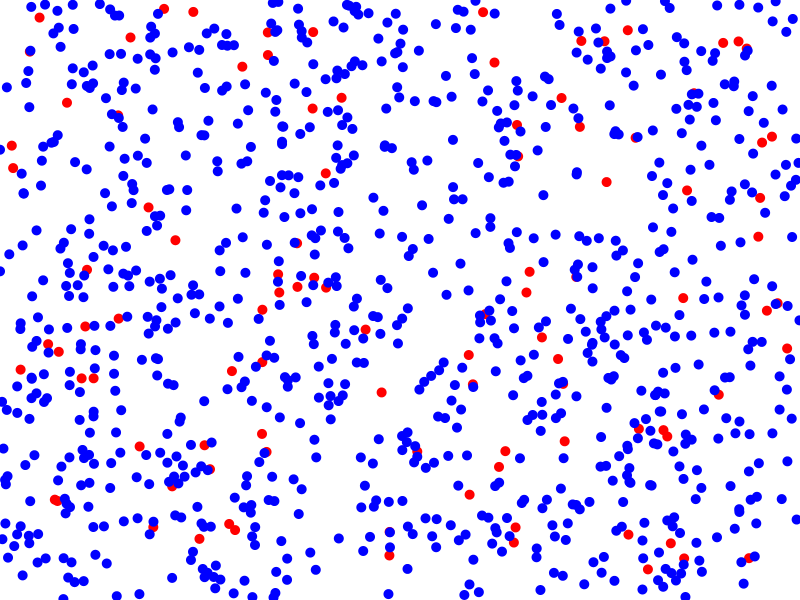
Frame 1 (no input)
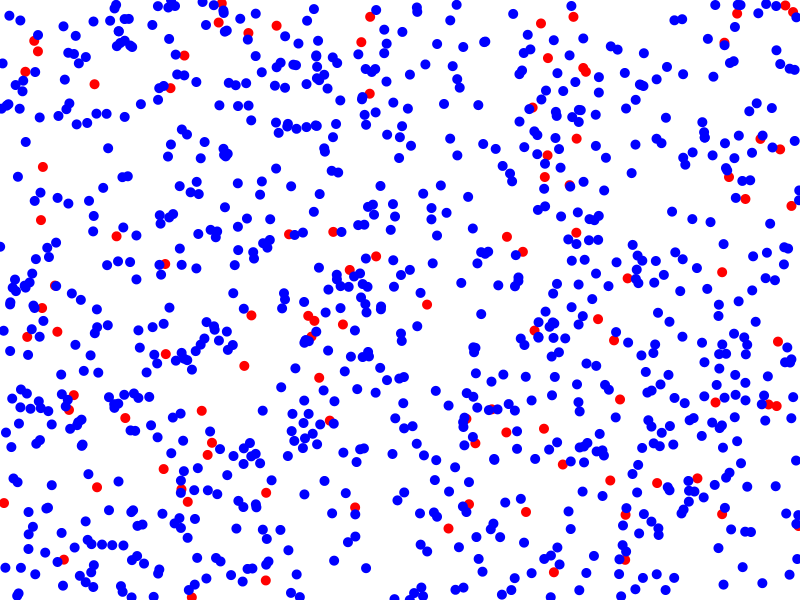
Frame 60 (the mouse pressed at the canvas centre just before this capture)
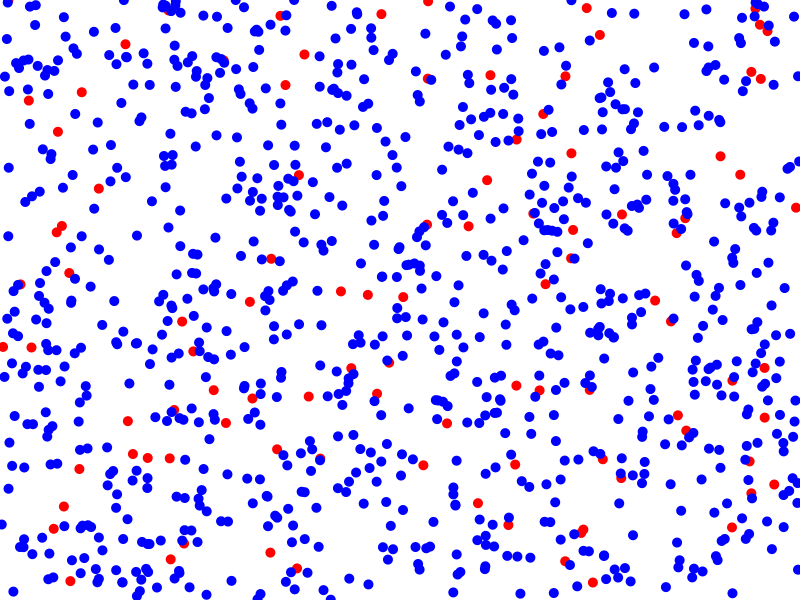
Frame 120 (the mouse held since frame 60 and released just before this capture)

The Processing sketch that drew these frames (run headless with seeded random() and noise(); from frame 60 on, the mouse is pressed at the canvas centre):

// Processing sketch: Particulemmus
// ── Particulemmus.pde
// Developer: Emmanuel Monsalve
// Date: 10 de septiembre
// Particulas


// Librería Processing
import java.util.ArrayList;

// Declaración de variables globales
ArrayList<Person> people; // ArrayList para almacenar personas
int numInfected = 100; // Número inicial de personas infectadas, (Se puede cambiar)

void setup() {
  size(800, 600); // Tamaño de la ventana de dibujo
  people = new ArrayList<Person>(); // Inicializa el ArrayList
  
  // Crea un conjunto de personas
  for (int i = 0; i < 1000; i++) { // Cantidad de personas (Se puede cambiar la cantidad)
    float x = random(width); // Posición X aleatoria dentro de la ventana
    float y = random(height); // Posición Y aleatoria dentro de la ventana
    
    // Determina si la persona está infectada (las primeras 'numInfected' personas lo están)
    boolean infected = i < numInfected;
    
    // Crea una persona y la agrega al ArrayList
    Person person = new Person(x, y, infected);
    people.add(person);
  }
}

void draw() {
  background(255); // Fondo blanco
  
  // Itera a través de las personas y actualiza, dibuja y gestiona sus interacciones
  for (Person person : people) {
    person.update(); // Actualiza la posición de la persona
    person.display(); // Dibuja la persona en su posición actual
    person.interact(people); // Gestiona las interacciones con otras personas
  }
}

// Definición de la clase Person
class Person {
  // Propiedades de una persona
  PVector position; // Posición (coordenadas X e Y)
  PVector velocity; // Velocidad y dirección
  float radius; // Radio (tamaño) de la persona
  boolean infected; // Indica si la persona está infectada
  color fillColor; // Color de relleno de la persona

  // Constructor de la clase Person
  Person(float x, float y, boolean isInfected) {
    position = new PVector(x, y); // Inicializa la posición
    velocity = PVector.random2D(); // Inicializa la velocidad de forma aleatoria
    radius = 5; // Tamaño de la persona
    infected = isInfected; // Establece si la persona está infectada
    // Establece el color de relleno en función de si está infectada o no
    fillColor = infected ? color(255, 0, 0) : color(0, 0, 255);
  }

  // Método para actualizar la posición de la persona
  void update() {
    position.add(velocity); // Actualiza la posición sumando la velocidad
    checkEdges(); // Comprueba si la persona ha llegado a los bordes y rebota si es necesario
  }

  // Método para comprobar si la persona ha llegado a los bordes de la ventana
  void checkEdges() {
    if (position.x < 0) {
      position.x = 0;
      velocity.x *= -1;
    } else if (position.x > width) {
      position.x = width;
      velocity.x *= -1;
    }
    if (position.y < 0) {
      position.y = 0;
      velocity.y *= -1;
    } else if (position.y > height) {
      position.y = height;
      velocity.y *= -1;
    }
  }

  // Método para gestionar las interacciones con otras personas
  void interact(ArrayList<Person> population) {
  }

  // Método para dibujar la persona en su posición actual
  void display() {
    noStroke(); // Sin contorno
    fill(fillColor); // Establece el color de relleno
    ellipse(position.x, position.y, radius * 2, radius * 2); // Dibuja una elipse en la posición actual
  }
}
